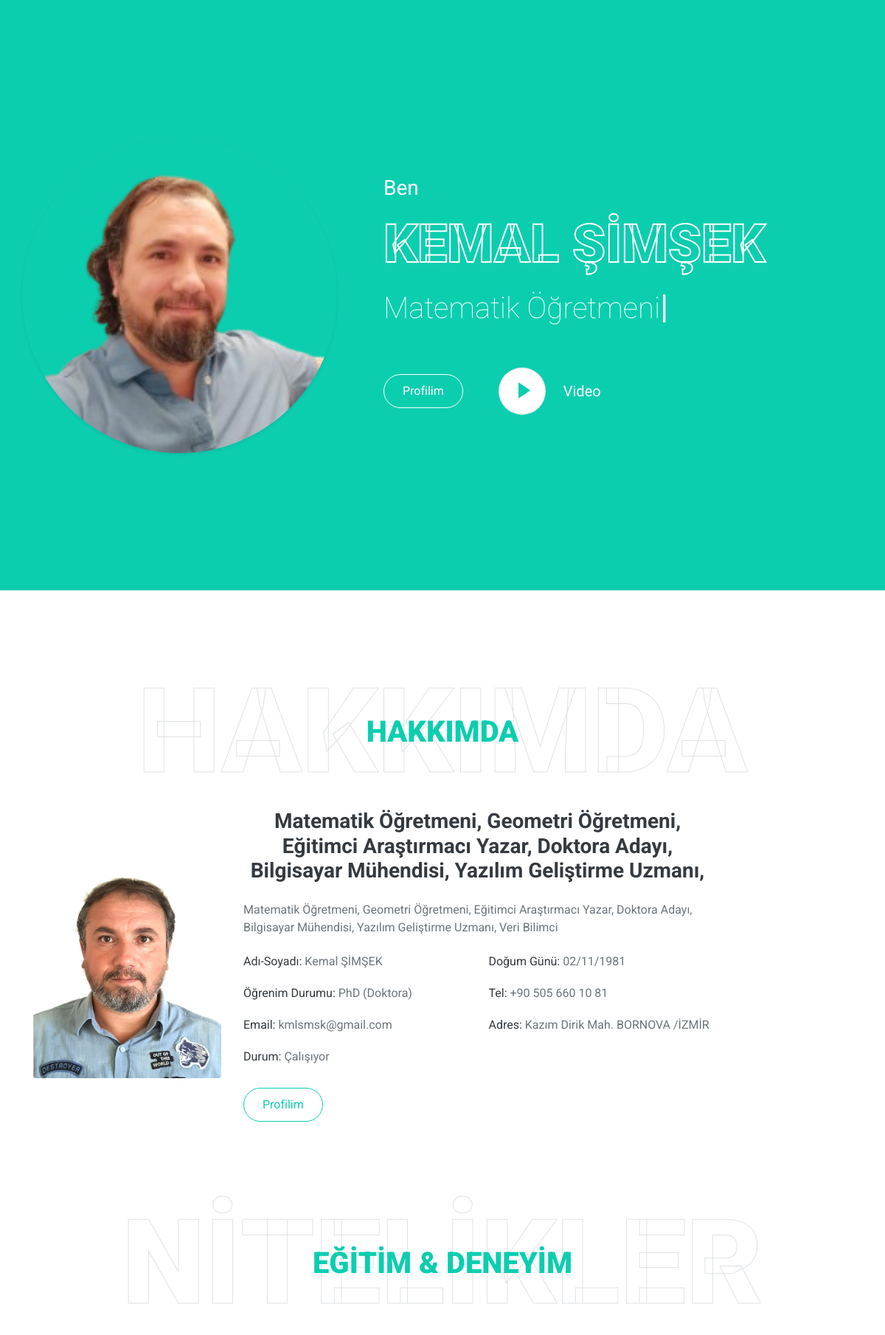
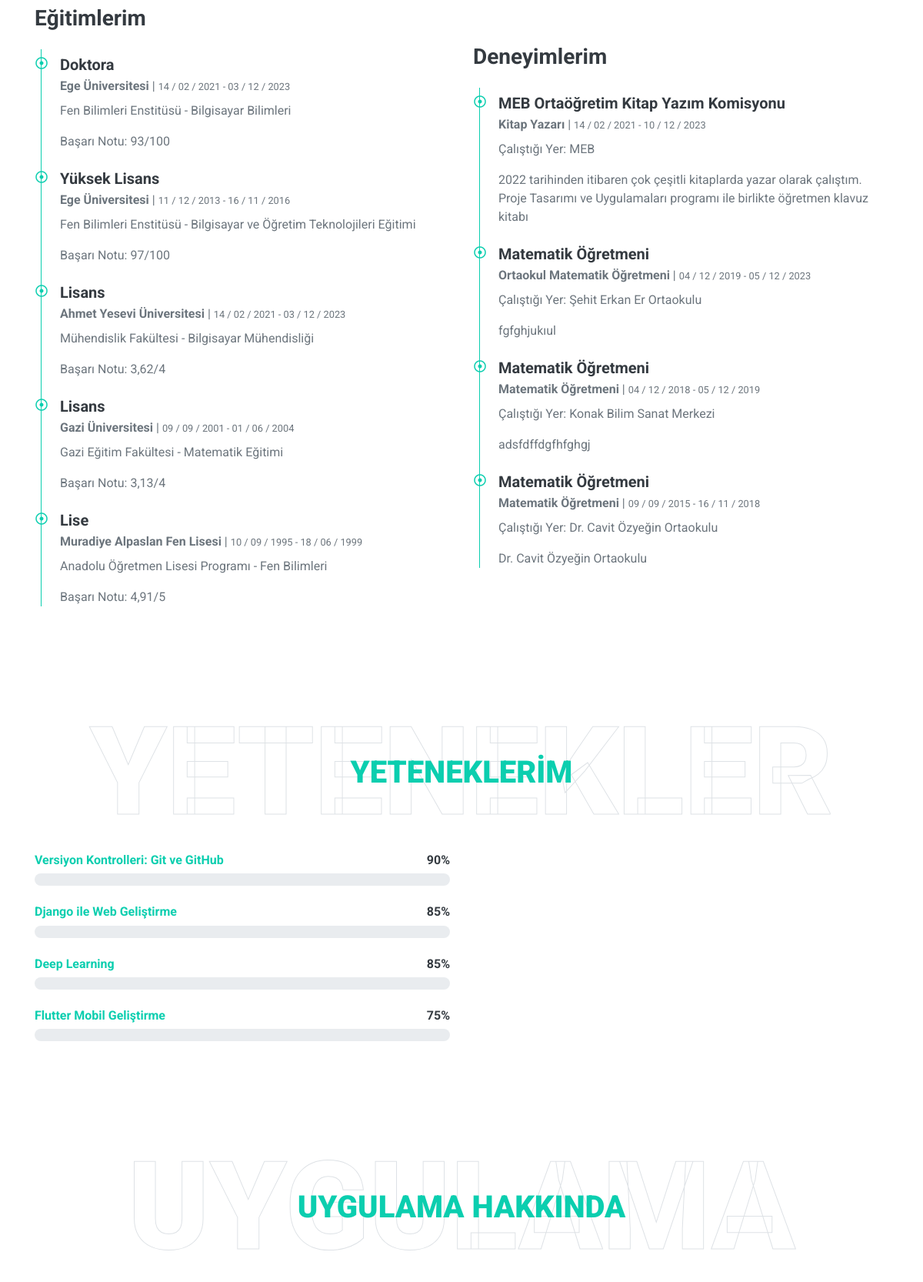
The page /curriculumVitae/ (upper part) on the database its author committed (2 pictures, top to bottom).
### curriculumVitae/models.py (models this page shows, shortened)
class DynamiCV(models.Model):
    user=models.OneToOneField(User, on_delete=models.CASCADE)
    description=models.CharField(blank=True, max_length=255)
    keywords=models.CharField(blank=True, max_length=255)
    videourl=models.CharField(blank=True,max_length=255)
    biolink=models.CharField(blank=True,max_length=255)
    educationstatus=models.CharField(blank=True,max_length=255)
    employmentstatus=models.CharField(blank=True,max_length=255)
    birthdate=models.DateField(blank=True)

class Education(models.Model):
    edu=models.ForeignKey(DynamiCV, on_delete=models.CASCADE)
    school=models.CharField(max_length=150, blank=True)
    unit=models.CharField(max_length=150, blank=True)
    department=models.CharField(max_length=150, blank=True)
    level=models.CharField(max_length=150, blank=True)
    startdate=models.DateField(blank=True)
    enddate=models.DateField(blank=True)
    grade=models.CharField(max_length=70, blank=True)
    order=models.IntegerField(blank=True)

class Experience(models.Model):
    exp=models.ForeignKey(DynamiCV, on_delete=models.CASCADE)
    position=models.CharField(max_length=150, blank=True)
    title=models.CharField(max_length=150, blank=True)
    workplace=models.CharField(max_length=150, blank=True)
    description=models.CharField(max_length=255, blank=True)
    startdate=models.DateField(blank=True)
    enddate=models.DateField(blank=True)
    order=models.IntegerField(blank=True)

class Skill(models.Model):
    COLOR=(
        ('primary', 'primary'),
        ('warning', 'warning'),
        ('danger', 'danger'),
        ('dark', 'dark'),
        ('info', 'info'),
        ('success', 'success'),
    )
    skill=models.ForeignKey(DynamiCV, on_delete=models.CASCADE)
    color=models.CharField(max_length=10, choices=COLOR, default='primary')
    skillname=models.CharField(max_length=150, blank=True)
    skillgrade=order=models.IntegerField(blank=True)
    certificate=models.CharField(max_length=150, blank=True)
    certimage=models.ImageField(blank=True, upload_to='images/users/')
    certificateurl=models.CharField(max_length=150, blank=True)
    certificatcode=models.CharField(max_length=150, blank=True)
    certorg=models.CharField(max_length=150, blank=True)
    description=models.CharField(max_length=255, blank=True)
    startdate=models.DateField(blank=True)
    enddate=models.DateField(blank=True)
    order=models.IntegerField(blank=True)

### home/models.py (models this page shows, shortened)
class UserProfile(models.Model):
    user=models.OneToOneField(User, on_delete=models.CASCADE)
    phone=models.CharField(blank=True, max_length=20)
    address=models.CharField(blank=True, max_length=150)
    city=models.CharField(blank=True, max_length=25)
    country=models.CharField(blank=True,max_length=25)
    image=models.ImageField(blank=True, upload_to='images/users/')
    def image_tag(self):
        return mark_safe('<img src="{}" height="50"/> '.format(self.image.url))
    image_tag.short_description='Image'

### curriculumVitae/views.py (the view)
# urls.py: path('', views.index, name='index'),
def index(request):
    users=UserProfile.objects.all()
    notes=Notes.objects.filter(user_id=1)
    dcv=DynamiCV.objects.get(pk=1)
    edu=Education.objects.all()
    exp=Experience.objects.all()
    skill=Skill.objects.all()
    kn=[]
    for i in set(notes):
        kn.append(i.category)
    knn=set(kn)
    context= {'skill': skill,
        'users': users,
        'notes': notes,
        'knn': knn,
        'dcv': dcv,
        'edu': edu,
        'exp': exp,
    }
    return render(request, 'cv.html', context)

### notes/models.py (called while the page is built)
    def __str__(self):
        full_path=[self.title]
        k=self.parent
        while k is not None:
            full_path.append(k.title)
            k=k.parent
        return ' / '.join(full_path[::-1])

### curriculumVitae/templates/cv.html (shortened to what this page needs)
{% load static %}
<!DOCTYPE html>
<html lang="tr">
<head>
    <link href="https://cdnjs.cloudflare.com/ajax/libs/font-awesome/5.10.0/css/all.min.css" rel="stylesheet">
    <link href="{% static "cv/lib/owlcarousel/assets/owl.carousel.min.css" %}" rel="stylesheet">
    <link href="{% static "cv/lib/lightbox/css/lightbox.min.css" %}" rel="stylesheet">
    <link href="{% static "cv/css/style.css" %}" rel="stylesheet">
</head>
<body data-spy="scroll" data-target=".navbar" data-offset="51">
    <div class="container-fluid bg-primary d-flex align-items-center mb-5 py-5" id="home" style="min-height: 100vh;">
        <div class="container">
            <div class="row align-items-center">
                <div class="col-lg-5 px-5 pl-lg-0 pb-5 pb-lg-0">
                    <img class="img-fluid w-100 rounded-circle shadow-sm" src="{% static "cv/img/profile.png" %}" alt="">
                </div>
                <div class="col-lg-7 text-center text-lg-left">
                    <h3 class="text-white font-weight-normal mb-3"> Ben </h3>
                    <h1 class="display-3 text-uppercase text-primary mb-2" style="-webkit-text-stroke: 2px #ffffff;">
                         {{dcv.user.first_name}} {{dcv.user.last_name}} </h1>
                    <h1 class="typed-text-output d-inline font-weight-lighter text-white"></h1>
                    <div class="d-flex align-items-center justify-content-center justify-content-lg-start pt-5">
                        <a href="{{dcv.biolink}}" class="btn btn-outline-light mr-5">Profilim</a>
                        <button type="button" class="btn-play" data-toggle="modal"
                            data-src="{{dcv.videourl}}" data-target="#videoModal">
                            <span></span>
                        </button>
                        <h5 class="font-weight-normal text-white m-0 ml-4 d-none d-sm-block"> Video </h5>
                    </div>
                </div>
            </div>
        </div>
    </div>
    <div class="container-fluid py-5" id="about">
        <div class="container">
            <div class="position-relative d-flex align-items-center justify-content-center">
                <h1 class="display-1 text-uppercase text-white" style="-webkit-text-stroke: 1px #dee2e6;">HAKKIMDA</h1>
                <h1 class="position-absolute text-uppercase text-primary">Hakkımda</h1>
            </div>
            <div class="row align-items-center">
                <div class="col-lg-3 pb-4 pb-lg-0">
                    <img class="img-fluid rounded w-100" src="{{dcv.user.userprofile.image.url}}" height="100" alt="">
                </div>
                <div class="col-lg-7">
                    <h3 class="mb-4"> <center> {{dcv.keywords}}  <center> </h3>
                    <p> {{dcv.description}} </p>
                    <div class="row mb-3">
                        <div class="col-sm-6 py-2"><h6>Adı-Soyadı: <span class="text-secondary">{{dcv.user.first_name}} {{dcv.user.last_name}}</span></h6></div>
                        <div class="col-sm-6 py-2"><h6>Doğum Günü: <span class="text-secondary"> {{dcv.birthdate | date:" d/m/Y "}} </span></h6></div>
                        <div class="col-sm-6 py-2"><h6>Öğrenim Durumu: <span class="text-secondary"> {{dcv.educationstatus}} </span></h6></div>
                        <div class="col-sm-6 py-2"><h6>Tel: <span class="text-secondary"> {{dcv.user.userprofile.phone}} </span></h6></div>
                        <div class="col-sm-6 py-2"><h6>Email: <span class="text-secondary"> {{dcv.user.email}}</span></h6></div>
                        <div class="col-sm-6 py-2"><h6>Adres: <span class="text-secondary">{{dcv.user.userprofile.address}}</span></h6></div>
                        <div class="col-sm-6 py-2"><h6>Durum: <span class="text-secondary">{{dcv.employmentstatus}}</span></h6></div>
                    </div>
                    <a href="{{dcv.biolink}}" class="btn btn-outline-primary mr-4">Profilim</a>
                </div>
            </div>
        </div>
    </div>
    <div class="container-fluid py-5" id="qualification">
        <div class="container">
            <div class="position-relative d-flex align-items-center justify-content-center">
                <h1 class="display-1 text-uppercase text-white" style="-webkit-text-stroke: 1px #dee2e6;">NİTELİKLER</h1>
                <h1 class="position-absolute text-uppercase text-primary">Eğitim & Deneyim</h1>
            </div>
            <div class="row align-items-center">
                <div class="col-lg-6">
                    <h3 class="mb-4">Eğitimlerim</h3>
                    <div class="border-left border-primary pt-2 pl-4 ml-2">
                        {% for rs in edu %}
                        <div class="position-relative mb-4">
                            <i class="far fa-dot-circle text-primary position-absolute" style="top: 2px; left: -32px;"></i>
                            <h5 class="font-weight-bold mb-1"> {{rs.level}} </h5>
                            <p class="mb-2"><strong>{{rs.school}} </strong> | <small> {{rs.startdate | date:" d / m / Y "}} - {{rs.enddate | date:" d / m / Y "}} </small></p>
                            <p> {{rs.unit}} -  {{rs.department}} </p>
                            <p> Başarı Notu: {{rs.grade}} </p>
                        </div>
                        {% endfor %}
                    </div>
                </div>
                <div class="col-lg-6">
                    <h3 class="mb-4">Deneyimlerim</h3>
                    <div class="border-left border-primary pt-2 pl-4 ml-2">
                        {% for rs in exp  %}
                        <div class="position-relative mb-4">
                            <i class="far fa-dot-circle text-primary position-absolute" style="top: 2px; left: -32px;"></i>
                            <h5 class="font-weight-bold mb-1"> {{rs.position}} </h5>
                            <p class="mb-2"><strong> {{rs.title}} </strong> | <small>{{rs.startdate | date:" d / m / Y "}} - {{rs.enddate | date:" d / m / Y "}} </small></p>
                            <p> Çalıştığı Yer:  {{rs.workplace}}
							</p>
                            <p> {{rs.description}}
							</p>
                        </div>{% endfor %}
                    </div>
                </div>
            </div>
        </div>
    </div>
   <div class="container-fluid py-5" id="skill">
    <div class="container">
        <div class="position-relative d-flex align-items-center justify-content-center">
            <h1 class="display-1 text-uppercase text-white" style="-webkit-text-stroke: 1px #dee2e6;">Yetenekler</h1>
            <h1 class="position-absolute text-uppercase text-primary">Yeteneklerim</h1>
        </div>
        <div class="row align-items-center">
            <div class="col-md-6">
                {% for rs in skill %}
                <div class="skill mb-4">
                    <div class="d-flex justify-content-between">
                        <h6 class="font-weight-bold"><a href="/curriculumVitae/skill/{{rs.id}}"> {{rs.skillname}} </a></h6>
                        <h6 class="font-weight-bold">{{rs.skillgrade}}%</h6>
                    </div>
                    <div class="progress">
                    </div>
                </div>
                {% endfor %}
            </div>
            <div class="col-md-6">
                {% for rs in skill %}
                <div class="skill mb-4">
                    <div class="btn">
                    </div>
                </div>
                {% endfor %}
            </div>
        </div>
    </div>
</div>
    <div class="container-fluid pt-5" id="service">
        <div class="container">
            <div class="position-relative d-flex align-items-center justify-content-center">
                <h1 class="display-1 text-uppercase text-white" style="-webkit-text-stroke: 1px #dee2e6;">Uygulama</h1>
                <h1 class="position-absolute text-uppercase text-primary">Uygulama Hakkında</h1>
            </div>
        </div>
    </div>
</body>
</html>

### rows shown on the page
DynamiCV: user.first_name "KEMAL", user.last_name "ŞİMŞEK", user.userprofile.image (picture), keywords "Matematik Öğretmeni, Geometri Öğretmeni, Eğitimci Araştırmacı Yazar, Doktora Adayı, Bilgisayar Mühendisi, Yazılım Geliştirme Uzmanı,", description "Matematik Öğretmeni, Geometri Öğretmeni, Eğitimci Araştırmacı Yazar, Doktora Adayı, Bilgisayar Mühendisi, Yazılım Geliştirme Uzmanı, Veri Bilimci", user.first_name "Kemal", birthdate "02/11/1981", educationstatus "PhD (Doktora)", user.userprofile.phone "+90 505 660 10 81", user.email "kmlsmsk@gmail.com", user.userprofile.address "Kazım Dirik Mah. BORNOVA /İZMİR", employmentstatus "Çalışıyor"
Education: level "Doktora", school "Ege Üniversitesi", startdate "14 / 02 / 2021", enddate "03 / 12 / 2023", unit "Fen Bilimleri Enstitüsü", department "Bilgisayar Bilimleri", grade "93/100"
Education: level "Yüksek Lisans", school "Ege Üniversitesi", startdate "11 / 12 / 2013", enddate "16 / 11 / 2016", unit "Fen Bilimleri Enstitüsü", department "Bilgisayar ve Öğretim Teknolojileri Eğitimi", grade "97/100"
Education: level "Lisans", school "Ahmet Yesevi Üniversitesi", startdate "14 / 02 / 2021", enddate "03 / 12 / 2023", unit "Mühendislik Fakültesi", department "Bilgisayar Mühendisliği", grade "3,62/4"
Education: level "Lisans", school "Gazi Üniversitesi", startdate "09 / 09 / 2001", enddate "01 / 06 / 2004", unit "Gazi Eğitim Fakültesi", department "Matematik Eğitimi", grade "3,13/4"
Education: level "Lise", school "Muradiye Alpaslan Fen Lisesi", startdate "10 / 09 / 1995", enddate "18 / 06 / 1999", unit "Anadolu Öğretmen Lisesi Programı", department "Fen Bilimleri", grade "4,91/5"
Experience: position "MEB Ortaöğretim Kitap Yazım Komisyonu", title "Kitap Yazarı", startdate "14 / 02 / 2021", enddate "10 / 12 / 2023", workplace "MEB", description "2022 tarihinden itibaren çok çeşitli kitaplarda yazar olarak çalıştım. Proje Tasarımı ve Uygulamaları programı ile birlikte öğretmen klavuz kitabı"
Experience: position "Matematik Öğretmeni", title "Ortaokul Matematik Öğretmeni", startdate "04 / 12 / 2019", enddate "05 / 12 / 2023", workplace "Şehit Erkan Er Ortaokulu", description "fgfghjukıul"
Experience: position "Matematik Öğretmeni", title "Matematik Öğretmeni", startdate "04 / 12 / 2018", enddate "05 / 12 / 2019", workplace "Konak Bilim Sanat Merkezi", description "adsfdffdgfhfghgj"
Experience: position "Matematik Öğretmeni", title "Matematik Öğretmeni", startdate "09 / 09 / 2015", enddate "16 / 11 / 2018", workplace "Dr. Cavit Özyeğin Ortaokulu", description "Dr. Cavit Özyeğin Ortaokulu"
Skill: skillname "Versiyon Kontrolleri: Git ve GitHub", skillgrade "90"
Skill: skillname "Django ile Web Geliştirme", skillgrade "85"
Skill: skillname "Deep Learning", skillgrade "85"
Skill: skillname "Flutter Mobil Geliştirme", skillgrade "75"
